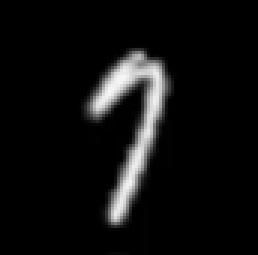
#> input picture new_image6.png, 86 x 85 px (shown 3 times larger)
$ jupyter execute --allow-errors Numbers_NeuroNetw.ipynb
#> lines starting #> are read from the running program, lines starting #| are printed output that depends on the picture
***Классификация изображений: по набору данных MNIST, который состоит из рукописных цифр обучить нейросеть для их распознавания.***

MNIST (Modified National Institute of Standards and Technology) - это классический набор данных для распознавания рукописных цифр, который широко используется в машинном обучении и компьютерном зрении.

Ход работы:
1. Импортирую набор данных и вывожу первое изображение, чтобы посмотреть как это выглядит

[cell 1]
from sklearn.datasets import fetch_openml
import numpy as np
import matplotlib.pyplot as plt

# Загружаем набор данных MNIST из sklearn
#> (the rest of this cell did not finish here and is left out)

2. Предобработка данных

Набор данных MNIST представляет собой набор изображений рукописных цифр от 0 до 9. Проведем предобработку данных, например, масштабирование значений пикселей, чтобы они находились в диапазоне от 0 до 1, и возможно преобразование данных в нужный формат, например, изображения в формате 28x28 пикселей.

[cell 2]
from sklearn.model_selection import train_test_split
from sklearn.preprocessing import MinMaxScaler, OneHotEncoder
import numpy as np

#> (the rest of this cell did not finish here and is left out)

[cell 3]
from sklearn.ensemble import RandomForestClassifier
from sklearn.model_selection import GridSearchCV, train_test_split
from sklearn.datasets import fetch_openml

#> (the rest of this cell did not finish here and is left out)

***Вывод по фрагменту выше:***
- Форма входных данных (X) равна (70000, 784), что означает, что у нас есть 70000 образцов данных (изображений рукописных цифр), каждый из которых представлен в виде одномерного массива из 784 признаков. В данном случае каждый признак соответствует одному пикселю изображения размером 28x28 пикселей, который был "развёрнут" в одномерный массив.

- Форма целевых значений (y) равна (70000,), что указывает на то, что у нас есть 70000 меток (цифры от 0 до 9), соответствующих каждому образцу данных (изображению).

[cell 4]
from sklearn.neural_network import MLPClassifier
from sklearn.model_selection import GridSearchCV

# Гиперпараметры для GridSearchCV
param_grid = {
    'hidden_layer_sizes': [(100,), (100, 50), (100, 50, 20)],
    'activation': ['relu', 'tanh'],
    'alpha': [1e-4, 1e-3, 1e-2],
    'solver': ['adam', 'sgd']
}

# GridSearchCV с ранней остановкой
grid = GridSearchCV(MLPClassifier(max_iter=20, learning_rate_init=0.001), param_grid, cv=5, scoring='accuracy', n_jobs=-1, refit=True, verbose=1)
#> (the rest of this cell did not finish here and is left out)

#> (a cell that did not finish here is left out)

3. Создание нейронной сети

[cell 6]
from sklearn.neural_network import MLPClassifier
# Создание нейронной сети
mlp = MLPClassifier(hidden_layer_sizes=(100,), max_iter=20, alpha=1e-4, solver="adam", learning_rate_init=0.001)
# Обучаем нейронную сеть
#> (the rest of this cell did not finish here and is left out)

Использованные параметры:

1. **hidden_layer_sizes=(100,)**: Этот параметр указывает на количество скрытых слоев и количество нейронов в каждом слое. В данном случае, у нас один скрытый слой с 100 нейронами в нем. Вы можете изменять это значение, чтобы добавить или убрать скрытые слои и нейроны.

2. **max_iter=20**: Этот параметр ограничивает количество итераций обучения/оптимизации модели. В данном случае, ограничение составляет 20 итераций. Вы можете увеличить это число, если модель еще не сошлась к оптимальному решению.

3. **alpha=1e-4**: Параметр alpha является параметром регуляризации, который помогает предотвратить переобучение модели. Значение 1e-4 (эквивалентно 0.0001) указывает на степень регуляризации. Вы можете увеличивать или уменьшать это значение в зависимости от требуемого уровня регуляризации.

4. **solver="adam"**: Этот параметр указывает на метод оптимизации для обновления весов модели. В данном случае, используется метод оптимизации Adam. Вы можете изменить метод оптимизации (например, на "sgd" или "lbfgs") в зависимости от задачи.

5. **learning_rate_init=0.001**: Этот параметр обозначает начальную скорость обучения для оптимизации модели. Значение 0.001 указывает на скорость обучения. Вы можете изменять это значение, чтобы улучшить сходимость модели.

#> (a cell that did not finish here is left out)

#> (a cell that did not finish here is left out)

[cell 9]
import matplotlib.pyplot as plt
import numpy as np
from sklearn.metrics import confusion_matrix
# Создаем матрицу ошибок
#> (the rest of this cell did not finish here and is left out)

[cell 10]
import joblib
# Сохраните модель в файл
joblib.dump(mlp, 'NeuroNumbers.pkl')

[cell 11]
from PIL import Image
import numpy as np
import joblib

   # Загрузка модели
loaded_model = joblib.load('NeuroNumbers.pkl')

   # Загрузка изображения
image_path = 'new_image6.png'
image = Image.open(image_path)
#> image is the input picture: PIL image 86x85 RGBA; mean R, G, B, A 15.2, 15.2, 15.2, 255

   # Изменение размера изображения
image = image.resize((28, 28))
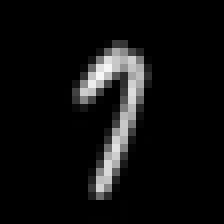
#> image: PIL image 28x28 RGBA (shown 8 times larger); mean R, G, B, A 15.3, 15.3, 15.3, 255

    # Преобразование изображения в оттенки серого
new_image = np.array(image.convert('L'))
new_image = new_image.reshape(1, -1)  #  Изменение размерности в вектор

# Визуализация исходного изображения
plt.subplot(1, 2, 1)
plt.imshow(image, cmap='gray')
plt.title('Исходное изображение')

# Визуализация изображения после предварительной обработки
plt.subplot(1, 2, 2)
plt.imshow(new_image, cmap='gray')
plt.title('Предварительно обработанное изображение')
plt.show()
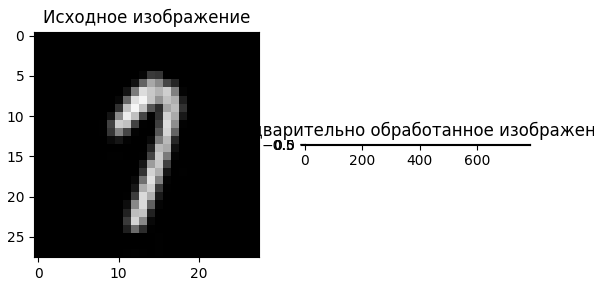
#> figure drawn by matplotlib, 2 panels
  # Предсказание класса изображения
#> (the rest of this cell did not finish here and is left out)

$ run again, with new_image2.png copied over new_image6.png
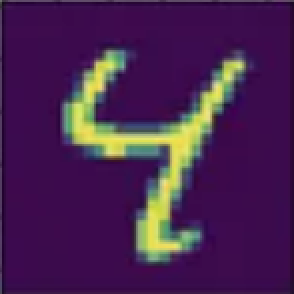
#> input picture new_image2.png, 147 x 147 px (shown 2 times larger)
#> image is the input picture: PIL image 147x147 RGBA; mean R, G, B, A 72, 36.2, 80.2, 255
#> image: PIL image 28x28 RGBA
#> `new_image = np.array(image.convert('L'))`:
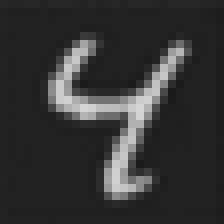
#> new_image: shape (28, 28) (shown 8 times larger); min 25, max 213, mean 51.8
#> `plt.show()`:
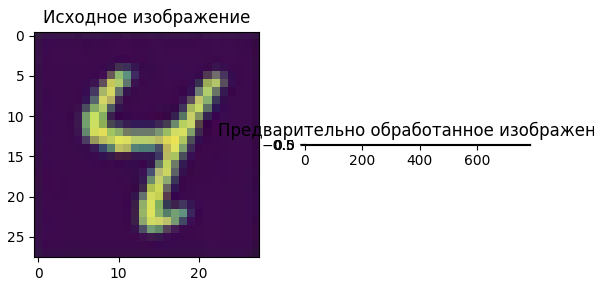
#> figure drawn by matplotlib, 2 panels

$ run again, with new_image4.png copied over new_image6.png
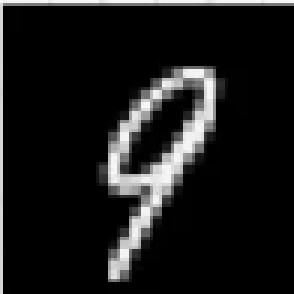
#> input picture new_image4.png, 98 x 98 px (shown 3 times larger)
#> image is the input picture: PIL image 98x98 RGBA; mean R, G, B, A 25.8, 25.8, 25.8, 255
#> `image = image.resize((28, 28))`:
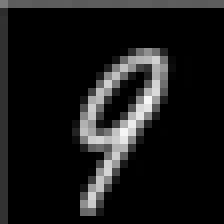
#> image: PIL image 28x28 RGBA (shown 8 times larger); mean R, G, B, A 25.2, 25.2, 25.2, 255
#> `plt.show()`:
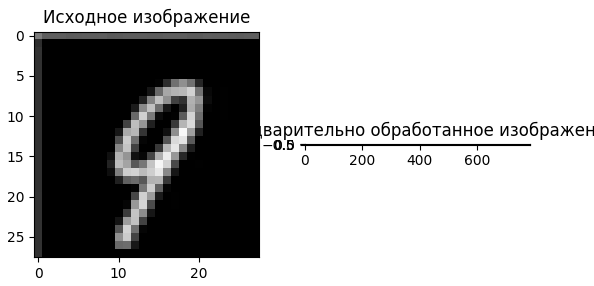
#> figure drawn by matplotlib, 2 panels

$ run again, with new_image5.png copied over new_image6.png
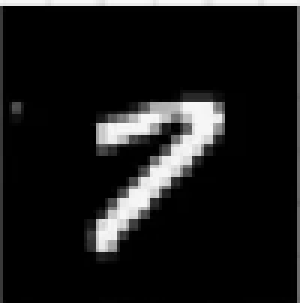
#> input picture new_image5.png, 100 x 101 px (shown 3 times larger)
#> image is the input picture: PIL image 100x101 RGBA; mean R, G, B, A 25.4, 25.4, 25.4, 255
#> `image = image.resize((28, 28))`:
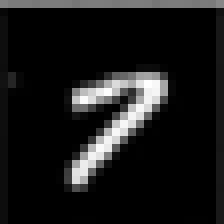
#> image: PIL image 28x28 RGBA (shown 8 times larger); mean R, G, B, A 24.9, 24.9, 24.9, 255
#> `plt.show()`:
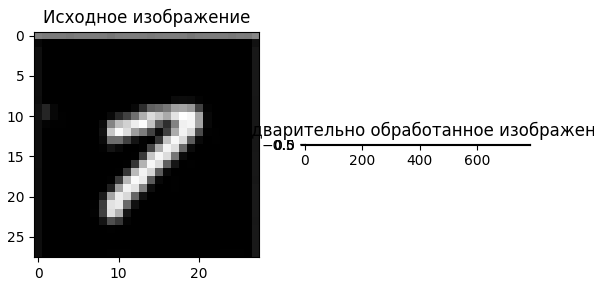
#> figure drawn by matplotlib, 2 panels
